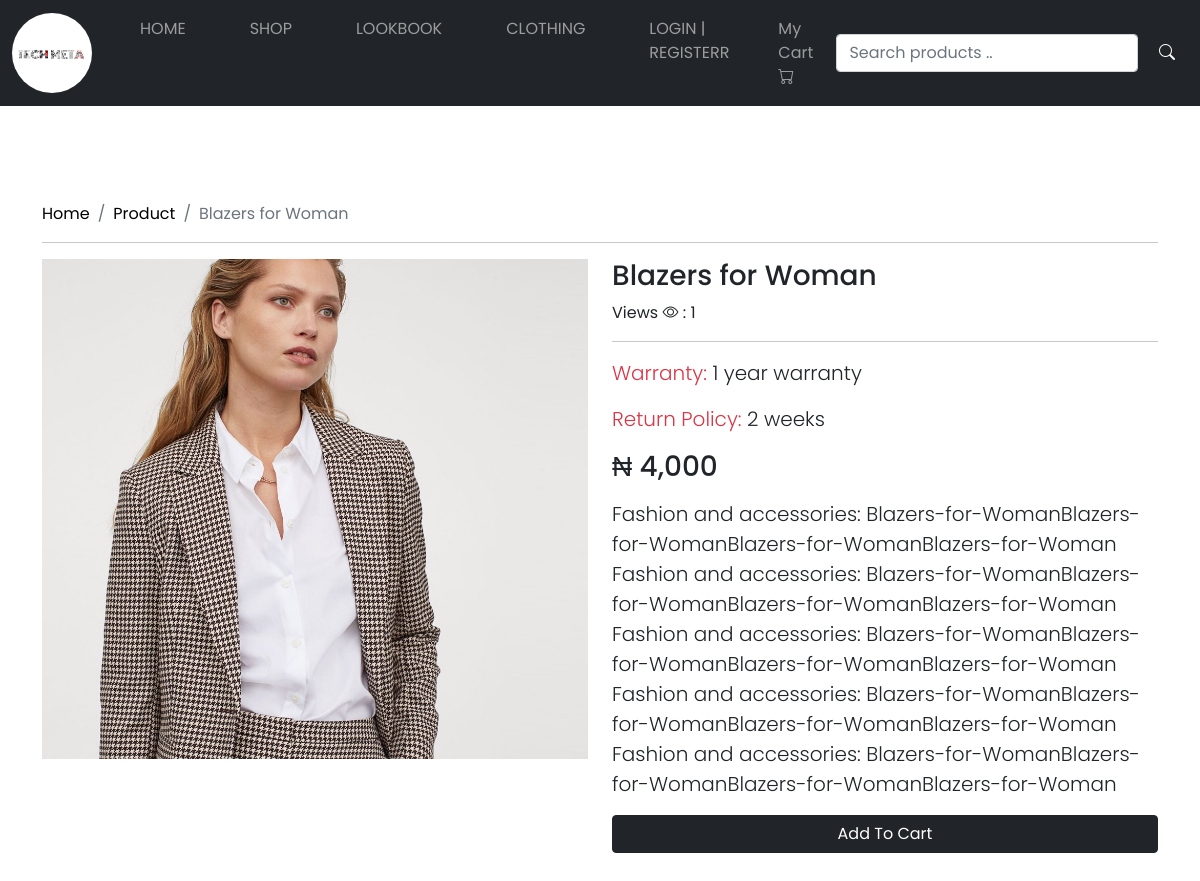
The app's page /singleproduct/Blazers-for-Woman/ with its own data.
### stores/models.py (models this page shows, shortened)
class Product(models.Model):
    title =models.CharField(max_length=200)
    slug = models.SlugField(unique=True)
    category = models.ForeignKey(Category, on_delete=models.CASCADE)
    image = models.ImageField(upload_to="products")
    price = models.PositiveIntegerField()
    discount_price = models.PositiveIntegerField(null=True,blank=True)
    description = models.TextField()
    warranty = models.CharField(max_length=200, null=True,blank=True)
    return_policy = models.CharField(max_length=200, null=True,blank=True)
    view_count = models.PositiveIntegerField(default=0)
    created_at = models.DateTimeField(auto_now_add=True, null=True,blank=True)

### stores/views.py (the view)
# urls.py: path('singleproduct/<slug:slug>/',views.singleproduct,name='singleproduct'),
def singleproduct(request,slug):
    singleproduct = Product.objects.get(slug=slug)
    singleproduct.view_count+=1
    singleproduct.save()
    context = {
        'show':singleproduct,
    }
    return render(request, 'stores/single-product.html',context)

### templates/stores/single-product.html
{% extends "base.html" %}
{% load static %}
{% load humanize %}
{% block content %}
<section id="product" class="py-5 my-5">
      <div class="container">
          <nav aria-label="breadcrumb">
            <ol class="breadcrumb">
              <li class="breadcrumb-item active" aria-current="page"><a href="{% url 'index' %}">Home</a></li>
              <li class="breadcrumb-item active" aria-current="page"><a href="{% url 'category' %}">Product</a></li>
              <li class="breadcrumb-item active" aria-current="page">{{show.title}}</li>
            </ol>
          </nav>
          <hr>
          <div class="row">
            {% if show %}
                <div class="col-12 col-md-6">
                    <img src="{{ show.image.url }}" class="img-fluid" alt="{{show.title}}">
                  </div>
                  <div class="col-12 col-md-6">
                    <h3>{{show.title}}</h3>
                    <span>Views <i class="bi bi-eye"></i> : {{show.view_count}}</span>
                    <hr>
                    <p class="lead my-3"><span class="text-danger">Warranty:</span> {{show.warranty}}</p>
                    <p class="lead my-3"><span class="text-danger">Return Policy:</span> {{show.return_policy}}</p>
                        {% if show.discount_price %}
                        <h3>&#8358; {{show.discount_price | intcomma}} <del class="text-danger">&#8358; {{show.price | intcomma}}</del></h3>
                        {% else %}
                        <h3>&#8358;  {{show.price | intcomma}}</h3>
                        {% endif %}
                    <p class="lead my-3">
                      {{show.description}}
                    </p>
                    <div class="d-grid">
                        <a href="{% url 'addtocart' show.id %}" class="btn btn-dark">Add To Cart</a>
                    </div>
                  </div>
            {% else %}
              <p class="lead p-4 m-4 bg-danger text-white">
                  Item not found
              </p>
            {% endif %}
          </div>
      </div>
    </section>
{% endblock content %}

### ecomm/static/css/style.css (style rules this page uses)
* { margin: 0; padding: 0; box-sizing: border-box; font-family: 'Poppins', sans-serif }
a { text-decoration: none; color: black; }

### records on screen
Product: title "Blazers for Woman", image (picture), view_count "1", warranty "1 year warranty", return_policy "2 weeks", price "4,000", description "Fashion and accessories: Blazers-for-WomanBlazers-for-WomanBlazers-for-WomanBlazers-for-Woman Fashion and accessories: Blazers-for-WomanBlazers-for-WomanBlazers-for-WomanBlazers-for-Woman Fashion and accessories: Blazers-for-WomanBlazers-for-WomanBlazers-for-WomanBlazers-for-Woman Fashion and accessories: Blazers-for-WomanBlazers-for-WomanBlazers-for-WomanBlazers-for-Woman Fashion and accessories: Blazers-for-WomanBlazers-for-WomanBlazers-for-WomanBlazers-for-Woman"
